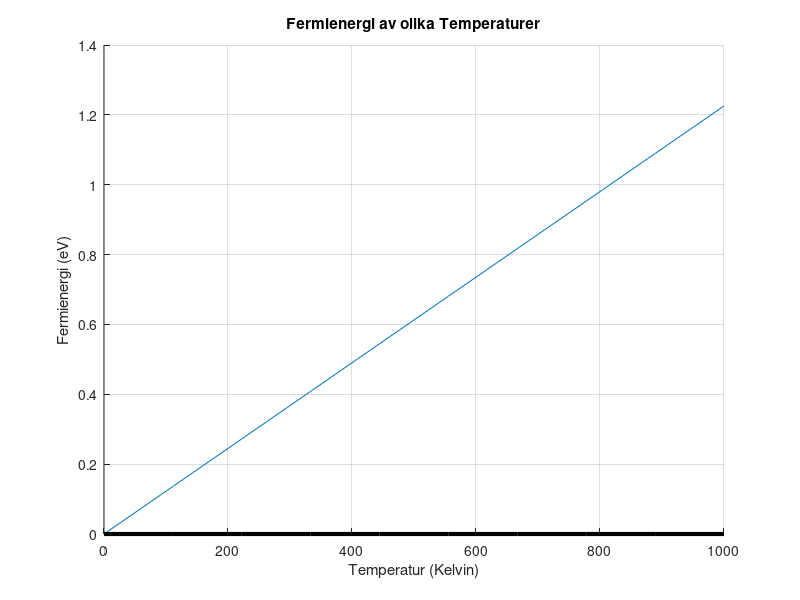

MATLAB code for this plot:
electronVolt = 1.602176634*10^-19; % [eV]
boltzmannConstant = 8.617333262145*10^-5*electronVolt; % [eV/K]
temperature = linspace(0, 1000, 10); % [K]
% Doping 
N_c = 1.5*10^16;
N_n = 1*10^10;
N = N_n;

fermienergy = boltzmannConstant*temperature*log(N_c/N);
fermienergyElectronvolt = fermienergy/electronVolt;

hold on;
grid on;
title('Fermienergi av olika Temperaturer')
xlabel('Temperatur (Kelvin)')
ylabel('Fermienergi (eV)')


plot(temperature, fermienergyElectronvolt)
plot(temperature, zeros(size(temperature)), 'k', 'LineWidth', 3);